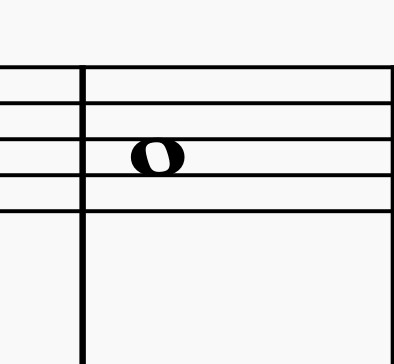
#> input picture data/single_note/train/A4/whole/A4-100.png, 394 x 364 px; its folder holds only this picture in this run
$ python generate_half_notes.py
#> lines starting #> are read from the running program, lines starting #| are printed output that depends on the picture; after the words box and inside, x2 and y2 are one past the last pixel; in counts of white or black regions, pixels touching at a corner belong together
#> in process_folder, img is the input picture: shape (364, 394, 3); min 0, max 249, mean 229
import cv2
import numpy as np
from pathlib import Path

IMG_SIZE = 64

def make_half_note(img):
    """
    Convert a whole-note image (solid notehead) into a synthetic half-note
    (open notehead).
    """
    # Convert to grayscale if needed
    if len(img.shape) == 3:
        gray = cv2.cvtColor(img, cv2.COLOR_BGR2GRAY)
    else:
        gray = img.copy()

    # Threshold to isolate ink
    _, bw = cv2.threshold(gray, 0, 255, cv2.THRESH_BINARY_INV + cv2.THRESH_OTSU)
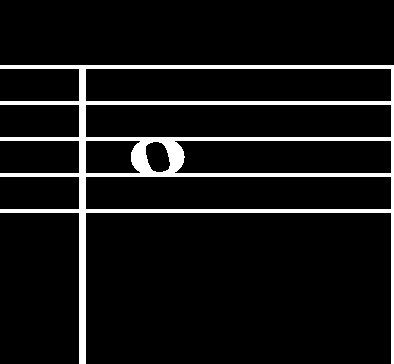
#> bw: shape (364, 394); 8.1% white; 1 white region

    # Find contours to locate the notehead
    contours, _ = cv2.findContours(bw, cv2.RETR_EXTERNAL, cv2.CHAIN_APPROX_SIMPLE)
#> contours = 1 contour; box (x1, y1, x2, y2) and area: (0, 65, 394, 364) 48556

    if len(contours) == 0:
        return img  # fallback

    # Assume largest contour = notehead region
    cnt = max(contours, key=cv2.contourArea)
#> cnt = contour of 37 points, box (x1, y1, x2, y2) (0, 65, 394, 364), area 48556
    (x, y, w, h) = cv2.boundingRect(cnt)
#> x = 0; y = 65; w = 394; h = 299

    # Create a synthetic open notehead at the same location
    out = bw.copy()

    # Erase the filled notehead
    cv2.rectangle(out, (x, y), (x+w, y+h), 0, -1)
#> out: shape (364, 394); 8.12% of pixels changed, all inside (x1, y1, x2, y2) = (0, 65, 394, 364)

    # Draw an ellipse (open notehead)
    center = (x + w // 2, y + h // 2)
#> center = (197, 214)
    axes = (max(4, w // 2), max(3, h // 2))
#> axes = (197, 149)
    cv2.ellipse(out, center, axes, 0, 0, 360, 255, 2)
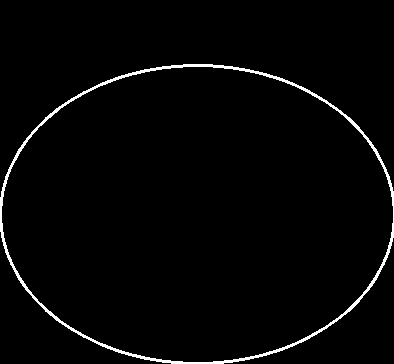
#> out: shape (364, 394); 2.2% white; 1 white region, box (x1, y1, x2, y2) and area: (0, 64, 394, 364) 3133

    # Invert back so white background, black ink
    result = cv2.bitwise_not(out)
    return result


def process_folder(set_root):
    """
    set_root = data/single_note/train
           or data/single_note/val
    """
    root = Path(set_root)

    for pitch_dir in root.iterdir():
        if not pitch_dir.is_dir():
            continue

        whole_dir = pitch_dir / "whole"
        half_dir  = pitch_dir / "half"

        if not whole_dir.exists():
            print(f"[WARN] No whole folder in {pitch_dir}, skipping.")
            continue

        half_dir.mkdir(exist_ok=True)

        pngs = list(whole_dir.glob("*.png"))
        if len(pngs) == 0:
            print(f"[WARN] No images in {whole_dir}, skipping.")
            continue

        print(f"Processing {pitch_dir.name}: {len(pngs)} whole notes")

        for i, img_path in enumerate(pngs):
            img = cv2.imread(str(img_path), cv2.IMREAD_COLOR)
            if img is None:
                continue

            half = make_half_note(img)

            out_name = f"{pitch_dir.name}-half-{i+1}.png"
            cv2.imwrite(str(half_dir / out_name), half)

        print(f" → Generated {len(pngs)} half notes for {pitch_dir.name}")


if __name__ == "__main__":
    print("Generating synthetic half notes…")
    process_folder("data/single_note/train")
    process_folder("data/single_note/val")
#> (the run stopped early here; a loop or call above may not have finished)

$ run again, on data/single_note/train/A4/whole/A4-44.png
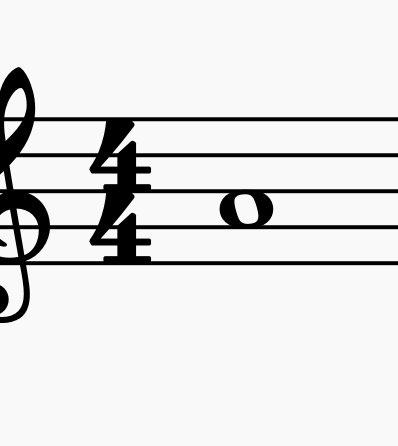
#> input picture data/single_note/train/A4/whole/A4-44.png, 398 x 446 px
#> in process_folder, img is the input picture: shape (446, 398, 3); min 0, max 249, mean 225.2
#> in make_half_note, `_, bw = cv2.threshold(gray, 0, 255, cv2.THRESH_BINARY_INV + cv2.THRESH..`:
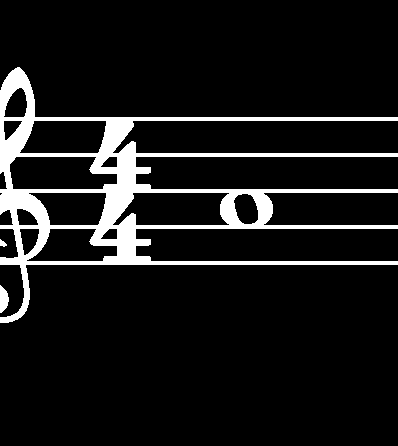
#> bw: shape (446, 398); 9.6% white; 3 white regions
#> contours = 3 contours; box (x1, y1, x2, y2) and area: (0, 67, 398, 323) 29336, (0, 285, 9, 313) 150, (0, 239, 7, 247) 24
#> cnt = contour of 235 points, box (x1, y1, x2, y2) (0, 67, 398, 323), area 29336
#> x = 0; y = 67; w = 398; h = 256
#> center = (199, 195)
#> axes = (199, 128)
#> in make_half_note, `cv2.ellipse(out, center, axes, 0, 0, 360, 255, 2)`:
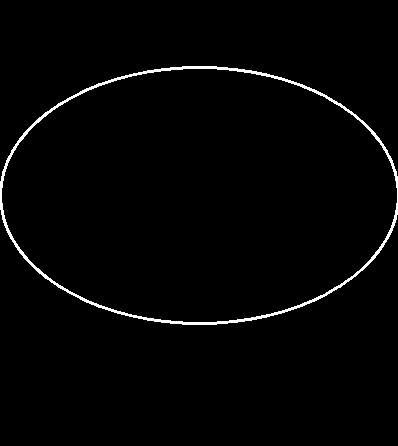
#> out: shape (446, 398); 1.7% white; 1 white region, box (x1, y1, x2, y2) and area: (0, 66, 398, 325) 3013

$ run again, on data/single_note/train/A4/whole/A4-46.png
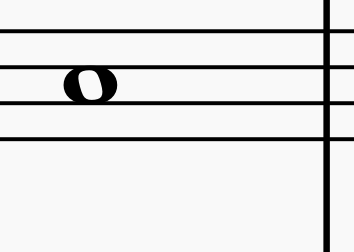
#> input picture data/single_note/train/A4/whole/A4-46.png, 354 x 252 px
#> in process_folder, img is the input picture: shape (252, 354, 3); min 0, max 249, mean 226.4
#> in make_half_note, `_, bw = cv2.threshold(gray, 0, 255, cv2.THRESH_BINARY_INV + cv2.THRESH..`:
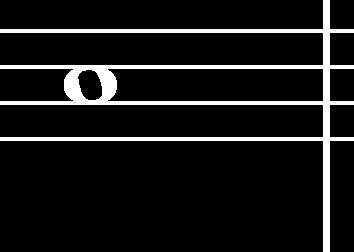
#> bw: shape (252, 354); 9.3% white; 1 white region
#> contours = 1 contour; box (x1, y1, x2, y2) and area: (0, 0, 354, 252) 14135
#> cnt = contour of 66 points, box (x1, y1, x2, y2) (0, 0, 354, 252), area 14135
#> x = 0; w = 354; h = 252
#> center = (177, 126)
#> in make_half_note, `cv2.ellipse(out, center, axes, 0, 0, 360, 255, 2)`:
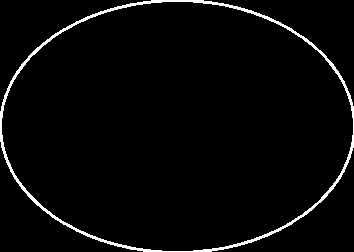
#> out: shape (252, 354); 3% white; 1 white region, box (x1, y1, x2, y2) and area: (0, 0, 354, 252) 2676

$ run again, on data/single_note/train/A4/whole/A4-61.png
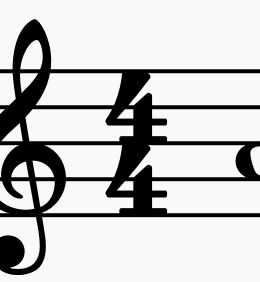
#> input picture data/single_note/train/A4/whole/A4-61.png, 260 x 282 px
#> in process_folder, img is the input picture: shape (282, 260, 3); min 0, max 249, mean 196.7
#> in make_half_note, `_, bw = cv2.threshold(gray, 0, 255, cv2.THRESH_BINARY_INV + cv2.THRESH..`:
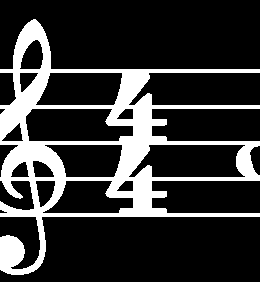
#> bw: shape (282, 260); 21.1% white; 1 white region
#> contours = 1 contour; box (x1, y1, x2, y2) and area: (0, 19, 260, 275) 28385
#> cnt = contour of 339 points, box (x1, y1, x2, y2) (0, 19, 260, 275), area 28385
#> x = 0; y = 19; w = 260; h = 256
#> center = (130, 147)
#> axes = (130, 128)
#> in make_half_note, `cv2.ellipse(out, center, axes, 0, 0, 360, 255, 2)`:
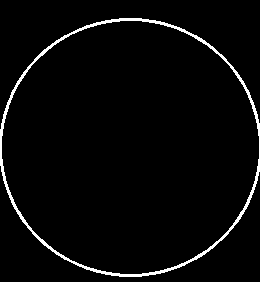
#> out: shape (282, 260); 3.1% white; 1 white region, box (x1, y1, x2, y2) and area: (0, 18, 260, 277) 2305

$ run again, on data/single_note/train/A4/whole/A4-23.png
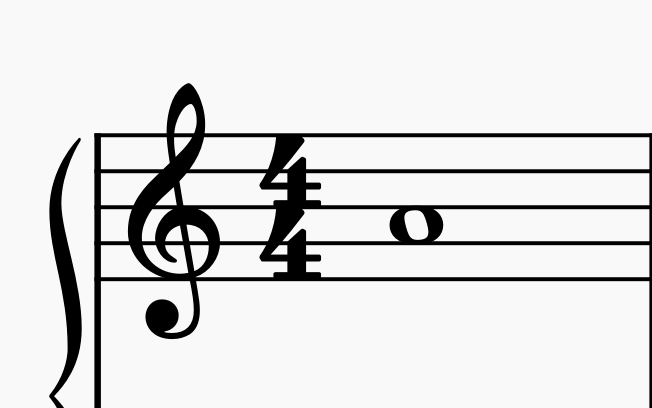
#> input picture data/single_note/train/A4/whole/A4-23.png, 652 x 408 px
#> in process_folder, img is the input picture: shape (408, 652, 3); min 0, max 249, mean 222.2
#> in make_half_note, `_, bw = cv2.threshold(gray, 0, 255, cv2.THRESH_BINARY_INV + cv2.THRESH..`:
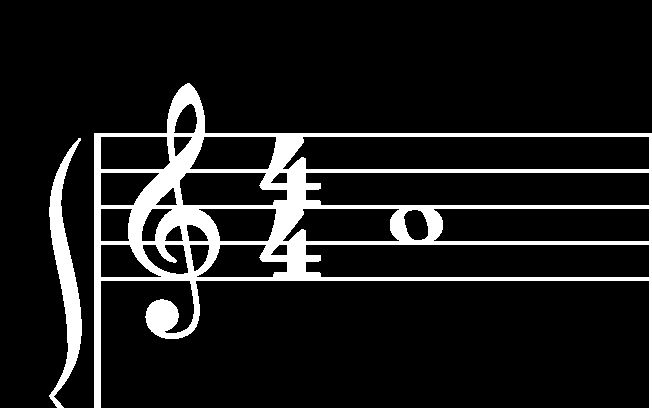
#> bw: shape (408, 652); 10.9% white; 2 white regions
#> contours = 2 contours; box (x1, y1, x2, y2) and area: (94, 83, 652, 408) 85621, (49, 138, 82, 408) 2983
#> cnt = contour of 170 points, box (x1, y1, x2, y2) (94, 83, 652, 408), area 85621
#> x = 94; y = 83; w = 558; h = 325
#> center = (373, 245)
#> axes = (279, 162)
#> in make_half_note, `cv2.ellipse(out, center, axes, 0, 0, 360, 255, 2)`:
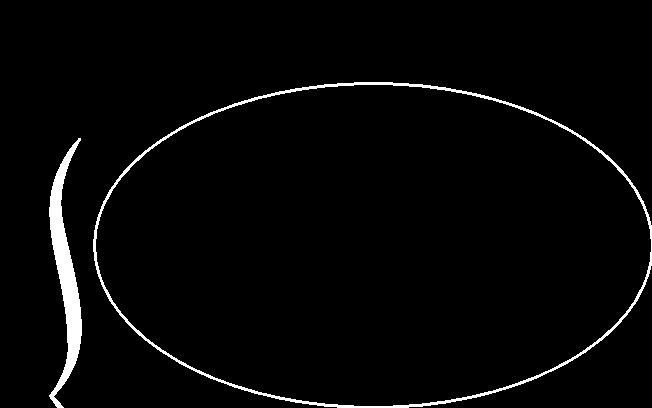
#> out: shape (408, 652); 2.7% white; 2 white regions, box (x1, y1, x2, y2) and area: (93, 82, 652, 408) 4053, (49, 138, 82, 408) 3257
